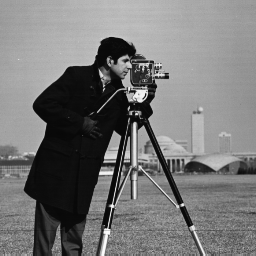
//> input picture Video_stable/ecc_opencv/image.pgm, 256 x 256 px
$ ./warp_align_show Video_stable/ecc_opencv/image.pgm   (built with g++ and OpenCV 4)
//> lines starting //> are read from the running program, lines starting //| are printed output that depends on the picture; after the words box and inside, x2 and y2 are one past the last pixel; in counts of white or black regions, pixels touching at a corner belong together

#include<iostream>
#include<opencv2/opencv.hpp>
using namespace std;
using namespace cv;

static void draw_warped_roi(Mat& image, const int width, const int height, Mat& W);
static void draw_warped_roi2(Mat& image, const int width, const int height, Mat& W);
bool find_xpix_on_line(const int img_height, const Point2f p1_in_img, const Point2f p2_in_img, double input_y, double &output_x);
bool find_ypix_on_line(const int img_height, const Point2f p1_in_img, const Point2f p2_in_img, double input_x, double &output_y);

#define HOMO_VECTOR(H, x, y)\
    H.at<float>(0,0) = (float)(x);\
    H.at<float>(1,0) = (float)(y);\
    H.at<float>(2,0) = 1.;

#define GET_HOMO_VALUES(X, x, y)\
    (x) = static_cast<float> (X.at<float>(0,0)/X.at<float>(2,0));\
    (y) = static_cast<float> (X.at<float>(1,0)/X.at<float>(2,0));
Mat GetWarpMatrix(Mat im1_gray, Mat im2_gray, const int warp_mode);
Mat GetGradient(Mat src_gray);
int main(int argc, char *argv[])
{
    Mat src = imread(argv[1], 1);
//> src is the input picture: 256 rows x 256 cols, CV_8UC3; min 7, max 253, mean 118.7
    Mat rotation_matrix = getRotationMatrix2D(Point2f(src.cols/2, src.rows/2), 45, 1);
    double angle = atan2(rotation_matrix.at<double>(1,0), rotation_matrix.at<double>(0,0));
//> angle = -0.785
    cout<<"angle = "<<angle * 180 / 3.1415926 <<endl;
//| angle = -45
    ///define shift_matrix
    Mat shift_matrix = Mat(2, 3, CV_32FC1);
    shift_matrix.at<float>(0, 0) = 1;
    shift_matrix.at<float>(0, 1) = 0;
    shift_matrix.at<float>(0, 2) = 10;
    shift_matrix.at<float>(1, 0) = 0;
    shift_matrix.at<float>(1, 1) = 1;
    shift_matrix.at<float>(1, 2) = 10;


    cout<<"rotation_matrix = "<<endl<<rotation_matrix<<endl;
//| rotation_matrix =
//| [0.7071067811865476, 0.7071067811865475, -53.01933598375616;
//|  -0.7071067811865475, 0.7071067811865476, 128]
    cout<<"shift_matrix = "<<endl<<shift_matrix<<endl;

    Mat rotation_dst, shift_dst, rotation_shift_dst, rotation_shift_dst2;
    warpAffine(src, rotation_dst, rotation_matrix, src.size());
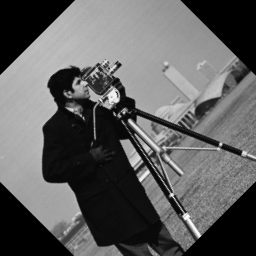
//> rotation_dst: 256 rows x 256 cols, CV_8UC3; min 0, max 251, mean 95.5
    warpAffine(src, shift_dst, shift_matrix, src.size());
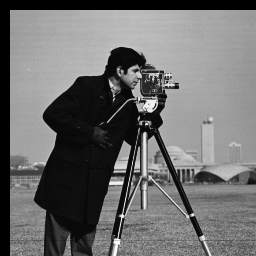
//> shift_dst: 256 rows x 256 cols, CV_8UC3; min 0, max 253, mean 109.4
    warpAffine(rotation_dst, rotation_shift_dst, shift_matrix, src.size());

    const int warp_mode = MOTION_EUCLIDEAN;
    Mat src_gray, tmp_gray;
    cvtColor(src, src_gray, CV_BGR2GRAY);
    //cvtColor(rotation_shift_dst, tmp_gray, CV_BGR2GRAY);
    cvtColor(rotation_dst, tmp_gray, CV_BGR2GRAY);
    //cvtColor(shift_dst, tmp_gray, CV_BGR2GRAY);
    //Mat warp_matrix = GetWarpMatrix(src_gray, tmp_gray, warp_mode);
    Mat warp_matrix = GetWarpMatrix(tmp_gray, src_gray, warp_mode);
//> in GetGradient (call 2), `Sobel( src_gray, grad_y, ddepth, 0, 1, 3, scale, delta, BORDER_DEFAULT..`:
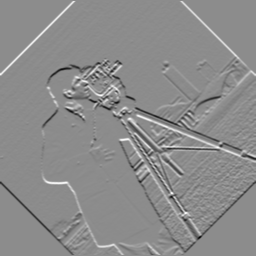
//> grad_y: 256 rows x 256 cols, CV_32FC1; min -778, max 638, mean -0.8; drawn with min black and max white
//> in GetGradient (call 2), `addWeighted( abs_grad_x, 0.5, abs_grad_y, 0.5, 0, grad );`:
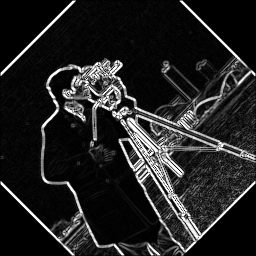
//> grad: 256 rows x 256 cols, CV_8UC1; min 0, max 255, mean 34.8
//> in GetWarpMatrix, `findTransformECC( GetGradient(im1_gray), GetGradient(im2_gray), warp_m..`: warp_matrix = [[0.993, -0.114, 27.3], [0.114, 0.993, -16.51]]
//> warp_matrix = [[0.993, -0.114, 27.3], [0.114, 0.993, -16.51]]
    cout<<"warp_matrix = "<<endl<<warp_matrix<<endl;
//| warp_matrix =
//| [0.99344218, -0.11433557, 27.30257;
//|  0.11433557, 0.99344218, -16.510551]
    Mat warp_dst;
    warpAffine(tmp_gray, warp_dst, warp_matrix, src.size());
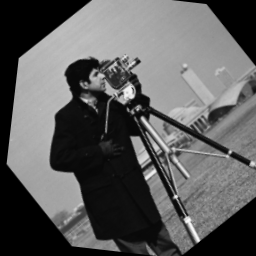
//> warp_dst: 256 rows x 256 cols, CV_8UC1; min 0, max 250, mean 92.3

    if(warp_matrix.at<float>(0,0) * warp_matrix.at<float>(1,0) > 0)
        draw_warped_roi (warp_dst,  src.cols, src.rows, warp_matrix);
    else if(warp_matrix.at<float>(0,0) * warp_matrix.at<float>(1,0) < 0)
        draw_warped_roi2 (warp_dst,  src.cols, src.rows, warp_matrix);
    else
        cout<<"Just TRANSLATION !"<<endl;
    //Mat identity_matrix = Mat::eye(3,3,CV_32F);
    //draw_warped_roi (template_image, template_image.cols-2, template_image.rows-2, identity_matrix);

    imshow("src", src);
    imshow("rotation_dst", rotation_dst);
    imshow("shift_dst", shift_dst);
    imshow("rotation_shift_dst", rotation_shift_dst);
    imshow("warp_dst", warp_dst);
    waitKey();
    return 0;
}

Mat GetWarpMatrix(Mat im1_gray, Mat im2_gray, const int warp_mode) {

    // Define the motion model
    /*
     * MOTION_AFFINE
     * MOTION_EUCLIDEAN
     * MOTION_TRANSLATION
     * MOTION_HOMOGRAPHY
     * */
    //const int warp_mode = MOTION_TRANSLATION;

    // Set a 2x3 or 3x3 warp matrix depending on the motion model.
    Mat warp_matrix;
    // Initialize the matrix to identity
    if ( warp_mode == MOTION_HOMOGRAPHY )
        warp_matrix = Mat::eye(3, 3, CV_32F);
    else
        warp_matrix = Mat::eye(2, 3, CV_32F);

    // Specify the number of iterations.
    int number_of_iterations = 100;

    // Specify the threshold of the increment
    // in the correlation coefficient between two iterations
    double termination_eps = 1e-10;

    // Define termination criteria
    TermCriteria criteria (TermCriteria::COUNT+TermCriteria::EPS, number_of_iterations, termination_eps);

    // Run the ECC algorithm. The results are stored in warp_matrix.
    findTransformECC(
                     GetGradient(im1_gray),
                     GetGradient(im2_gray),
                     warp_matrix,
                     warp_mode,
                     criteria
                 );
    return warp_matrix;
}

Mat GetGradient(Mat src_gray)
{
	Mat grad_x, grad_y;
	Mat abs_grad_x, abs_grad_y;

	int scale = 1;
	int delta = 0;
	int ddepth = CV_32FC1; ;

    // Calculate the x and y gradients using Sobel operator

	Sobel( src_gray, grad_x, ddepth, 1, 0, 3, scale, delta, BORDER_DEFAULT );
	convertScaleAbs( grad_x, abs_grad_x );

	Sobel( src_gray, grad_y, ddepth, 0, 1, 3, scale, delta, BORDER_DEFAULT );
	convertScaleAbs( grad_y, abs_grad_y );

    // Combine the two gradients
    Mat grad;
	addWeighted( abs_grad_x, 0.5, abs_grad_y, 0.5, 0, grad );

	return grad;

}

static void draw_warped_roi(Mat& image, const int width, const int height, Mat& W)
{
//> called with width = 256, height = 256
    Point2f top_left, top_right, bottom_left, bottom_right;

    Mat  H = Mat (3, 1, CV_32F);
    Mat  U = Mat (3, 1, CV_32F);

    Mat warp_mat = Mat::eye (3, 3, CV_32F);

    for (int y = 0; y < W.rows; y++)
        for (int x = 0; x < W.cols; x++)
            warp_mat.at<float>(y,x) = W.at<float>(y,x);
//> after the loop, warp_mat = [[0.993, -0.114, 27.3], [0.114, 0.993, -16.51], [0, 0, 1]]

    //warp the corners of rectangle

    // top-left
    HOMO_VECTOR(H, 1, 1);
    gemm(warp_mat, H, 1, 0, 0, U);
//> U = [28.18, -15.4, 1]
    GET_HOMO_VALUES(U, top_left.x, top_left.y);

    // top-right
    HOMO_VECTOR(H, width, 1);
    gemm(warp_mat, H, 1, 0, 0, U);
//> U = [281.5, 13.75, 1]
    GET_HOMO_VALUES(U, top_right.x, top_right.y);

    // bottom-left
    HOMO_VECTOR(H, 1, height);
    gemm(warp_mat, H, 1, 0, 0, U);
//> U = [-0.974, 237.9, 1]
    GET_HOMO_VALUES(U, bottom_left.x, bottom_left.y);

    // bottom-right
    HOMO_VECTOR(H, width, height);
    gemm(warp_mat, H, 1, 0, 0, U);
//> U = [252.4, 267.1, 1]
    GET_HOMO_VALUES(U, bottom_right.x, bottom_right.y);

    // draw the warped perimeter
    line(image, top_left, top_right, Scalar(255,0,255));
    line(image, top_right, bottom_right, Scalar(255,0,255));
//> image: 256 rows x 256 cols, CV_8UC1; min 0, max 255, mean 92.7
    line(image, bottom_right, bottom_left, Scalar(255,0,255));
    line(image, bottom_left, top_left, Scalar(255,0,255));

    cout<<"top_left(x,y)     :( "<<top_left.x<<", "<<top_left.y<<" )"<<endl;
//| top_left(x,y)     :( 28.1817, -15.4028 )
    cout<<"top_right(x,y)    :( "<<top_right.x<<", "<<top_right.y<<" )"<<endl;
//| top_right(x,y)    :( 281.509, 13.7528 )
    cout<<"bottom_left(x,y)  :( "<<bottom_left.x<<", "<<bottom_left.y<<" )"<<endl;
//| bottom_left(x,y)  :( -0.973894, 237.925 )
    cout<<"bottom_right(x,y) :( "<<bottom_right.x<<", "<<bottom_right.y<<" )"<<endl;
//| bottom_right(x,y) :( 252.354, 267.081 )
    cout<<endl;

    cout<<"top_left(x,y)     :( "<<top_left.x<<", "<<height - top_left.y<<" )"<<endl;
//| top_left(x,y)     :( 28.1817, 271.403 )
    cout<<"top_right(x,y)    :( "<<top_right.x<<", "<<height - top_right.y<<" )"<<endl;
//| top_right(x,y)    :( 281.509, 242.247 )
    cout<<"bottom_left(x,y)  :( "<<bottom_left.x<<", "<<height - bottom_left.y<<" )"<<endl;
//| bottom_left(x,y)  :( -0.973894, 18.075 )
    cout<<"bottom_right(x,y) :( "<<bottom_right.x<<", "<<height - bottom_right.y<<" )"<<endl;
//| bottom_right(x,y) :( 252.354, -11.0805 )

    double tmpx, tmpy;
    Point2f center;
    bool flag;
    int left = width, right = 0, top = height, bottom = 0;
    // points on col = 0
    flag = find_ypix_on_line(height, top_left, bottom_left, 0, tmpy);
//> in find_ypix_on_line, `double y1 = img_height - p1_in_img.y;`: y1 = 271.4
//> in find_ypix_on_line, `double x1 = p1_in_img.x;`: x1 = 28.18
//> in find_ypix_on_line, `double y2 = img_height - p2_in_img.y;`: y2 = 18.08
//> in find_ypix_on_line, `double x2 = p2_in_img.x;`: x2 = -0.974
//> in find_ypix_on_line, `y = y1 + ( (y2-y1) / (x2-x1) ) * (input_x - x1);`: y = 26.54
//> in find_ypix_on_line, `y = img_height - y;`: y = 229.5
//> flag = true; tmpy = 229.5
    if( flag ) {
        center.x = 0;
        center.y = tmpy;
//> center = Point(0, 229.5)
        circle(image, center, 5, Scalar(255, 255, 255));
//> image: 256 rows x 256 cols, CV_8UC1; min 0, max 255, mean 93.9
        cout<<"center on col=0:( "<<center.x<<", "<<center.y<<" )"<<endl;
//| center on col=0:( 0, 229.463 )

        top = tmpy < top ? tmpy : top;
//> top = 229
        bottom = tmpy > bottom ? tmpy : bottom;
//> bottom = 229
    }
    flag = find_ypix_on_line(height, bottom_left, bottom_right, 0, tmpy);
//> tmpy = 238
    if( flag ) {
        center.x = 0;
        center.y = tmpy;
//> center = Point(0, 238)
        circle(image, center, 5, Scalar(255,255,255));
//> image: 256 rows x 256 cols, CV_8UC1; min 0, max 255, mean 93.9
        cout<<"center on col=0:( "<<center.x<<", "<<center.y<<" )"<<endl;
//| center on col=0:( 0, 238.037 )

        top = tmpy < top ? tmpy : top;
        bottom = tmpy > bottom ? tmpy : bottom;
//> bottom = 238
    }
    // points on col = width
    flag = find_ypix_on_line(height, top_left, top_right, width, tmpy);
//> tmpy = 10.82
    if( flag ) {
        center.x = width;
//> center = Point(256, 238)
        center.y = tmpy;
//> center = Point(256, 10.82)
        circle(image, center, 5, Scalar(255,255,255));
//> image: 256 rows x 256 cols, CV_8UC1; min 0, max 255, mean 94
        cout<<"center on col=width:( "<<center.x<<", "<<center.y<<" )"<<endl;
//| center on col=width:( 256, 10.8169 )

        top = tmpy < top ? tmpy : top;
//> top = 10
        bottom = tmpy > bottom ? tmpy : bottom;
    }
    flag = find_ypix_on_line(height, bottom_right, top_right, width, tmpy);
//> tmpy = 235.4
    if( flag ) {
        center.x = width;
        center.y = tmpy;
//> center = Point(256, 235.4)
        circle(image, center, 5, Scalar(255,255,255));
//> image: 256 rows x 256 cols, CV_8UC1; min 0, max 255, mean 94
        cout<<"center on col=width:( "<<center.x<<", "<<center.y<<" )"<<endl;
//| center on col=width:( 256, 235.4 )

        top = tmpy < top ? tmpy : top;
        bottom = tmpy > bottom ? tmpy : bottom;
    }

    //point on row = 0
    flag = find_xpix_on_line(height, top_left, bottom_left, 0, tmpx);
//> in find_xpix_on_line, `double y1 = img_height - p1_in_img.y;`: y1 = 271.4
//> in find_xpix_on_line, `double x1 = p1_in_img.x;`: x1 = 28.18
//> in find_xpix_on_line, `double y2 = img_height - p2_in_img.y;`: y2 = 18.08
//> in find_xpix_on_line, `double x2 = p2_in_img.x;`: x2 = -0.974
//> in find_xpix_on_line, `x = x1 + ( (x2 -x1) / (y2 - y1) ) * (input_y - y1);`: x = 26.41
//> tmpx = 26.41
    if( flag ) {
        center.x = tmpx;
//> center = Point(26.41, 235.4)
        center.y = 0;
//> center = Point(26.41, 0)
        circle(image, center, 5, Scalar(255,255,255));
//> image: 256 rows x 256 cols, CV_8UC1; min 0, max 255, mean 94.1
        cout<<"center on row=0:( "<<center.x<<", "<<center.y<<" )"<<endl;
//| center on row=0:( 26.409, 0 )

        left = tmpx < left ? tmpx : left;
//> left = 26
        right = tmpx > right ? tmpx : right;
//> right = 26
    }
    flag = find_xpix_on_line(height, top_left, top_right, 0, tmpx);
//> tmpx = 162
    if( flag ) {
        center.x = tmpx;
//> center = Point(162, 0)
        center.y = 0;
        circle(image, center, 5, Scalar(255,255,255));
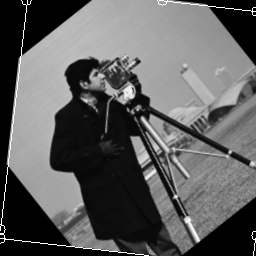
//> image: 256 rows x 256 cols, CV_8UC1; min 0, max 255, mean 94.1
        cout<<"center on row=0:( "<<center.x<<", "<<center.y<<" )"<<endl;
//| center on row=0:( 162.014, 0 )

        left = tmpx < left ? tmpx : left;
        right = tmpx > right ? tmpx : right;
//> right = 162
    }

    //point on row = height
    flag = find_xpix_on_line(height, bottom_left, bottom_right, height, tmpx);
//> tmpx = 156.1
    if( flag ) {
        center.x = tmpx;
//> center = Point(156.1, 0)
        center.y = height;
//> center = Point(156.1, 256)
        circle(image, center, 5, Scalar(255,255,255));
//> image: 256 rows x 256 cols, CV_8UC1; 13 pixels changed, all inside (x1, y1, x2, y2) = (152, 251, 161, 256)
        cout<<"center on row=height:( "<<center.x<<", "<<center.y<<" )"<<endl;
//| center on row=height:( 156.077, 256 )

        left = tmpx < left ? tmpx : left;
        right = tmpx > right ? tmpx : right;
    }
    flag = find_xpix_on_line(height, bottom_right, top_right, height, tmpx);
//> tmpx = 253.6
    if( flag ) {
        center.x = tmpx;
//> center = Point(253.6, 256)
        center.y = height;
        circle(image, center, 5, Scalar(255,255,255));
//> image: 256 rows x 256 cols, CV_8UC1; min 0, max 255, mean 94.2
        cout<<"center on row=height:( "<<center.x<<", "<<center.y<<" )"<<endl;
//| center on row=height:( 253.629, 256 )

        left = tmpx < left ? tmpx : left;
        right = tmpx > right ? tmpx : right;
//> right = 253
    }

    cout<<"( left, right, top, bottom ): ( "<<left<<", "<<right<<", "<<top<<", "<<bottom<<" )"<<endl;
//| ( left, right, top, bottom ): ( 26, 253, 10, 238 )
    circle(image, Point2f(left, top), 10, Scalar(255,255,255));
//> image: 256 rows x 256 cols, CV_8UC1; min 0, max 255, mean 94.4
    circle(image, Point2f(left, bottom), 10, Scalar(255,255,255));
    circle(image, Point2f(right, top), 10, Scalar(255,255,255));
//> image: 256 rows x 256 cols, CV_8UC1; min 0, max 255, mean 94.7
    circle(image, Point2f(right, bottom), 10, Scalar(255,255,255));
//> image: 256 rows x 256 cols, CV_8UC1; min 0, max 255, mean 94.8
    line(image, Point2f(left, top), Point2f(left, bottom), Scalar(255,255,255));
    line(image, Point2f(right, top), Point2f(right, bottom), Scalar(255,255,255));
    line(image, Point2f(left, top), Point2f(right, top), Scalar(255,255,255));
    line(image, Point2f(left, bottom), Point2f(right, bottom), Scalar(255,255,255));
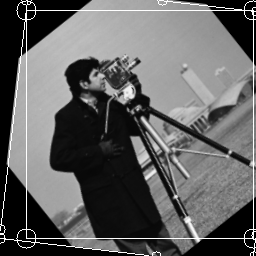
//> image: 256 rows x 256 cols, CV_8UC1; min 0, max 255, mean 97.2
    // test find_ypix_on_line and find_xpix_on_line
    //line(image, Point2f(10, 10), Point2f(200, 100), Scalar(255,0,255));
}

bool find_ypix_on_line(const int img_height, const Point2f p1_in_img, const Point2f p2_in_img, double input_x, double &output_y)
{
    // convert image coordinate to Cartesian coordinate
    double y1 = img_height - p1_in_img.y;
    double x1 = p1_in_img.x;
    double y2 = img_height - p2_in_img.y;
    double x2 = p2_in_img.x;
    double y = 0;
    // deal with vertical line
    if( x1 == x2 ) {
        cout<<"Warning, vertical line: x = "<<x1<<endl;
        return false;
    }
    else {
        y = y1 + ( (y2-y1) / (x2-x1) ) * (input_x - x1);
        // covert to image coordinate
        y = img_height - y;
        output_y = y;
        return true;
    }
}
bool find_xpix_on_line(const int img_height, const Point2f p1_in_img, const Point2f p2_in_img, double input_y, double &output_x)
{
    // convert image coordinate to Cartesian coordinate
    double y1 = img_height - p1_in_img.y;
    double x1 = p1_in_img.x;
    double y2 = img_height - p2_in_img.y;
    double x2 = p2_in_img.x;
    double x = 0;
    input_y = img_height - input_y;
    // deal with horizontal line
    if( y1 == y2 ) {
        cout<<"Warning, horizontal line: y = "<<y1<<endl;
        return false;
    }
    else {
        //cout<<"x1, y1: "<<x1<<", "<<y1<<endl;
        //cout<<"x2, y2: "<<x2<<", "<<y2<<endl;
        x = x1 + ( (x2 -x1) / (y2 - y1) ) * (input_y - y1);
        output_x = x;
        return true;
    }
}
// [155 lines left out: function draw_warped_roi2, not called in this run]
